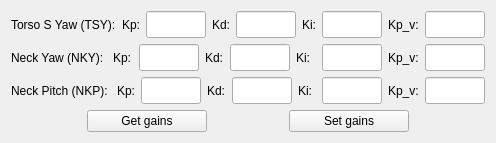
     <widget class="QWidget" name="tab_torsoNeck">
      <attribute name="title">
       <string>Torso and Neck</string>
      </attribute>
      <layout class="QGridLayout" name="gridLayout_29">
       <item row="0" column="0">
        <layout class="QGridLayout" name="gridLayout_25">
         <item row="0" column="0">
          <layout class="QGridLayout" name="gridLayout_26">
           <item row="0" column="0">
            <widget class="QLabel" name="label_TSY">
             <property name="maximumSize">
              <size>
               <width>120</width>
               <height>16777215</height>
              </size>
             </property>
             <property name="text">
              <string>Torso S Yaw (TSY):</string>
             </property>
            </widget>
           </item>
           <item row="0" column="1">
            <widget class="QLabel" name="label_HY_Kp_6">
             <property name="maximumSize">
              <size>
               <width>60</width>
               <height>16777215</height>
              </size>
             </property>
             <property name="text">
              <string>Kp:</string>
             </property>
            </widget>
           </item>
           <item row="0" column="2">
            <widget class="QLineEdit" name="lineEdit_TSY_Kp">
             <property name="sizePolicy">
              <sizepolicy hsizetype="Minimum" vsizetype="Fixed">
               <horstretch>0</horstretch>
               <verstretch>0</verstretch>
              </sizepolicy>
             </property>
             <property name="minimumSize">
              <size>
               <width>60</width>
               <height>27</height>
              </size>
             </property>
             <property name="maximumSize">
              <size>
               <width>50</width>
               <height>27</height>
              </size>
             </property>
            </widget>
           </item>
           <item row="0" column="3">
            <widget class="QLabel" name="label_HY_Kd_6">
             <property name="maximumSize">
              <size>
               <width>60</width>
               <height>16777215</height>
              </size>
             </property>
             <property name="text">
              <string>Kd:</string>
             </property>
            </widget>
           </item>
           <item row="0" column="4">
            <widget class="QLineEdit" name="lineEdit_TSY_Kd">
             <property name="sizePolicy">
              <sizepolicy hsizetype="Minimum" vsizetype="Fixed">
               <horstretch>0</horstretch>
               <verstretch>0</verstretch>
              </sizepolicy>
             </property>
             <property name="minimumSize">
              <size>
               <width>60</width>
               <height>27</height>
              </size>
             </property>
             <property name="maximumSize">
              <size>
               <width>50</width>
               <height>27</height>
              </size>
             </property>
            </widget>
           </item>
           <item row="0" column="5">
            <widget class="QLabel" name="label_HY_Ki_6">
             <property name="maximumSize">
              <size>
               <width>60</width>
               <height>16777215</height>
              </size>
             </property>
             <property name="text">
              <string>Ki:</string>
             </property>
            </widget>
           </item>
           <item row="0" column="6">
            <widget class="QLineEdit" name="lineEdit_TSY_Ki">
             <property name="sizePolicy">
              <sizepolicy hsizetype="Minimum" vsizetype="Fixed">
               <horstretch>0</horstretch>
               <verstretch>0</verstretch>
              </sizepolicy>
             </property>
             <property name="minimumSize">
              <size>
               <width>60</width>
               <height>27</height>
              </size>
             </property>
             <property name="maximumSize">
              <size>
               <width>50</width>
               <height>27</height>
              </size>
             </property>
            </widget>
           </item>
           <item row="0" column="7">
            <widget class="QLabel" name="label_HY_Kpv_4">
             <property name="maximumSize">
              <size>
               <width>50</width>
               <height>16777215</height>
              </size>
             </property>
             <property name="text">
              <string>Kp_v:</string>
             </property>
            </widget>
           </item>
           <item row="0" column="8">
            <widget class="QLineEdit" name="lineEdit_TSY_Kpv">
             <property name="sizePolicy">
              <sizepolicy hsizetype="Minimum" vsizetype="Fixed">
               <horstretch>0</horstretch>
               <verstretch>0</verstretch>
              </sizepolicy>
             </property>
             <property name="minimumSize">
              <size>
               <width>60</width>
               <height>27</height>
              </size>
             </property>
             <property name="maximumSize">
              <size>
               <width>50</width>
               <height>27</height>
              </size>
             </property>
            </widget>
           </item>
          </layout>
         </item>
         <item row="2" column="0">
          <layout class="QGridLayout" name="gridLayout_28">
           <item row="0" column="0">
            <widget class="QLabel" name="label_NKP">
             <property name="maximumSize">
              <size>
               <width>120</width>
               <height>16777215</height>
              </size>
             </property>
             <property name="text">
              <string>Neck Pitch (NKP): </string>
             </property>
            </widget>
           </item>
           <item row="0" column="1">
            <widget class="QLabel" name="label_HP_Kp_3">
             <property name="maximumSize">
              <size>
               <width>60</width>
               <height>16777215</height>
              </size>
             </property>
             <property name="text">
              <string>Kp:</string>
             </property>
            </widget>
           </item>
           <item row="0" column="2">
            <widget class="QLineEdit" name="lineEdit_NKP_Kp">
             <property name="sizePolicy">
              <sizepolicy hsizetype="Minimum" vsizetype="Fixed">
               <horstretch>0</horstretch>
               <verstretch>0</verstretch>
              </sizepolicy>
             </property>
             <property name="minimumSize">
              <size>
               <width>60</width>
               <height>27</height>
              </size>
             </property>
             <property name="maximumSize">
              <size>
               <width>50</width>
               <height>27</height>
              </size>
             </property>
            </widget>
           </item>
           <item row="0" column="3">
            <widget class="QLabel" name="label_HP_Kd_3">
             <property name="maximumSize">
              <size>
               <width>60</width>
               <height>16777215</height>
              </size>
             </property>
             <property name="text">
              <string>Kd:</string>
             </property>
            </widget>
           </item>
           <item row="0" column="4">
            <widget class="QLineEdit" name="lineEdit_NKP_Kd">
             <property name="sizePolicy">
              <sizepolicy hsizetype="Minimum" vsizetype="Fixed">
               <horstretch>0</horstretch>
               <verstretch>0</verstretch>
              </sizepolicy>
             </property>
             <property name="minimumSize">
              <size>
               <width>60</width>
               <height>27</height>
              </size>
             </property>
             <property name="maximumSize">
              <size>
               <width>50</width>
               <height>27</height>
              </size>
             </property>
            </widget>
           </item>
           <item row="0" column="5">
            <widget class="QLabel" name="label_HP_Ki_3">
             <property name="maximumSize">
              <size>
               <width>60</width>
               <height>16777215</height>
              </size>
             </property>
             <property name="text">
              <string>Ki:</string>
             </property>
            </widget>
           </item>
           <item row="0" column="6">
            <widget class="QLineEdit" name="lineEdit_NKP_Ki">
             <property name="sizePolicy">
              <sizepolicy hsizetype="Minimum" vsizetype="Fixed">
               <horstretch>0</horstretch>
               <verstretch>0</verstretch>
              </sizepolicy>
             </property>
             <property name="minimumSize">
              <size>
               <width>60</width>
               <height>27</height>
              </size>
             </property>
             <property name="maximumSize">
              <size>
               <width>50</width>
               <height>27</height>
              </size>
             </property>
            </widget>
           </item>
           <item row="0" column="7">
            <widget class="QLabel" name="label_HP_Kpv_3">
             <property name="maximumSize">
              <size>
               <width>50</width>
               <height>16777215</height>
              </size>
             </property>
             <property name="text">
              <string>Kp_v:</string>
             </property>
            </widget>
           </item>
           <item row="0" column="8">
            <widget class="QLineEdit" name="lineEdit_NKP_Kpv">
             <property name="sizePolicy">
              <sizepolicy hsizetype="Minimum" vsizetype="Fixed">
               <horstretch>0</horstretch>
               <verstretch>0</verstretch>
              </sizepolicy>
             </property>
             <property name="minimumSize">
              <size>
               <width>60</width>
               <height>27</height>
              </size>
             </property>
             <property name="maximumSize">
              <size>
               <width>50</width>
               <height>27</height>
              </size>
             </property>
            </widget>
           </item>
          </layout>
         </item>
         <item row="1" column="0">
          <layout class="QGridLayout" name="gridLayout_27">
           <item row="0" column="0">
            <widget class="QLabel" name="label_NKY">
             <property name="maximumSize">
              <size>
               <width>120</width>
               <height>16777215</height>
              </size>
             </property>
             <property name="text">
              <string>Neck Yaw (NKY): </string>
             </property>
            </widget>
           </item>
           <item row="0" column="1">
            <widget class="QLabel" name="label_HR_Kp_3">
             <property name="maximumSize">
              <size>
               <width>60</width>
               <height>16777215</height>
              </size>
             </property>
             <property name="text">
              <string>Kp:</string>
             </property>
            </widget>
           </item>
           <item row="0" column="2">
            <widget class="QLineEdit" name="lineEdit_NKY_Kp">
             <property name="sizePolicy">
              <sizepolicy hsizetype="Minimum" vsizetype="Fixed">
               <horstretch>0</horstretch>
               <verstretch>0</verstretch>
              </sizepolicy>
             </property>
             <property name="minimumSize">
              <size>
               <width>60</width>
               <height>27</height>
              </size>
             </property>
             <property name="maximumSize">
              <size>
               <width>50</width>
               <height>27</height>
              </size>
             </property>
            </widget>
           </item>
           <item row="0" column="3">
            <widget class="QLabel" name="label_HR_Kd_3">
             <property name="maximumSize">
              <size>
               <width>60</width>
               <height>16777215</height>
              </size>
             </property>
             <property name="text">
              <string>Kd:</string>
             </property>
            </widget>
           </item>
           <item row="0" column="4">
            <widget class="QLineEdit" name="lineEdit_NKY_Kd">
             <property name="sizePolicy">
              <sizepolicy hsizetype="Minimum" vsizetype="Fixed">
               <horstretch>0</horstretch>
               <verstretch>0</verstretch>
              </sizepolicy>
             </property>
             <property name="minimumSize">
              <size>
               <width>60</width>
               <height>27</height>
              </size>
             </property>
             <property name="maximumSize">
              <size>
               <width>50</width>
               <height>27</height>
              </size>
             </property>
            </widget>
           </item>
           <item row="0" column="5">
            <widget class="QLabel" name="label_HR_Ki_3">
             <property name="maximumSize">
              <size>
               <width>60</width>
               <height>16777215</height>
              </size>
             </property>
             <property name="text">
              <string>Ki:</string>
             </property>
            </widget>
           </item>
           <item row="0" column="6">
            <widget class="QLineEdit" name="lineEdit_NKY_Ki">
             <property name="sizePolicy">
              <sizepolicy hsizetype="Minimum" vsizetype="Fixed">
               <horstretch>0</horstretch>
               <verstretch>0</verstretch>
              </sizepolicy>
             </property>
             <property name="minimumSize">
              <size>
               <width>60</width>
               <height>27</height>
              </size>
             </property>
             <property name="maximumSize">
              <size>
               <width>50</width>
               <height>27</height>
              </size>
             </property>
            </widget>
           </item>
           <item row="0" column="7">
            <widget class="QLabel" name="label_HR_Kpv_3">
             <property name="maximumSize">
              <size>
               <width>50</width>
               <height>16777215</height>
              </size>
             </property>
             <property name="text">
              <string>Kp_v:</string>
             </property>
            </widget>
           </item>
           <item row="0" column="8">
            <widget class="QLineEdit" name="lineEdit_NKY_Kpv">
             <property name="sizePolicy">
              <sizepolicy hsizetype="Minimum" vsizetype="Fixed">
               <horstretch>0</horstretch>
               <verstretch>0</verstretch>
              </sizepolicy>
             </property>
             <property name="minimumSize">
              <size>
               <width>60</width>
               <height>27</height>
              </size>
             </property>
             <property name="maximumSize">
              <size>
               <width>50</width>
               <height>27</height>
              </size>
             </property>
            </widget>
           </item>
          </layout>
         </item>
        </layout>
       </item>
       <item row="1" column="0">
        <layout class="QGridLayout" name="gridLayout_32">
         <item row="0" column="1">
          <widget class="QPushButton" name="pushButton_setGains_TorsoNeck">
           <property name="maximumSize">
            <size>
             <width>120</width>
             <height>16777215</height>
            </size>
           </property>
           <property name="text">
            <string>Set gains</string>
           </property>
          </widget>
         </item>
         <item row="0" column="0">
          <widget class="QPushButton" name="pushButton_getGains_TorsoNeck">
           <property name="maximumSize">
            <size>
             <width>120</width>
             <height>16777215</height>
            </size>
           </property>
           <property name="text">
            <string>Get gains</string>
           </property>
          </widget>
         </item>
        </layout>
       </item>
      </layout>
     </widget>
